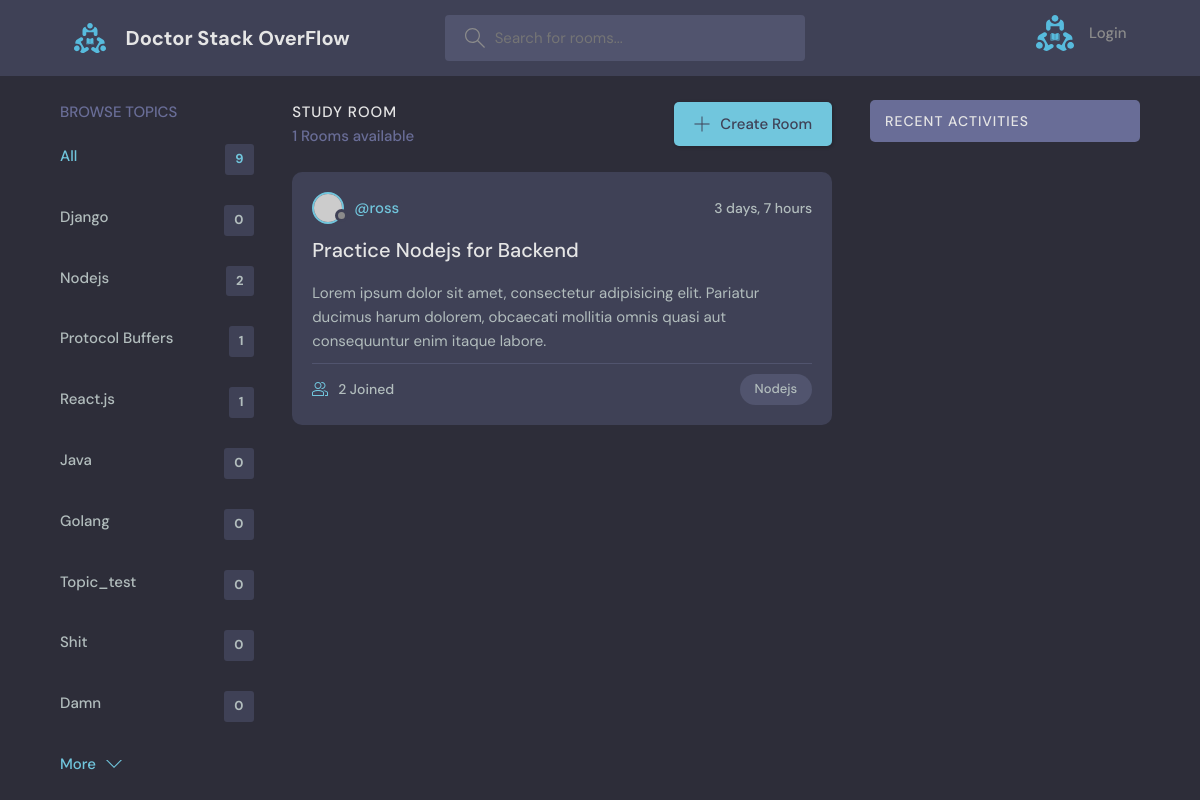
Screenshot of /?q=Java with the database file from the repository.
### base/models.py (models this page shows, shortened)
class Topic(models.Model):
    name = models.CharField(max_length=200)

class Room(models.Model):
    host = models.ForeignKey(User, on_delete=models.SET_NULL, null=True)
    topic = models.ForeignKey(Topic, on_delete=models.SET_NULL, null=True)
    name = models.CharField(max_length=200)
    description = models.TextField(null=True, blank=True)
    participants = models.ManyToManyField(
        User, related_name='participants', blank=True)
    updated_at = models.DateTimeField(auto_now=True)
    created_at = models.DateTimeField(auto_now_add=True)
    class Meta:
        ordering = ['-updated_at', '-created_at']

### base/views.py (the view)
# urls.py: path('', views.home, name='home'),
def home(request):
    q = request.GET.get('q') if request.GET.get('q') != None else ''
    rooms = Room.objects.filter(Q(topic__name__icontains=q) |
                                Q(name__icontains=q) |
                                Q(description__icontains=q)
                                )
    topics = Topic.objects.all()
    count = rooms.count()
    conversations = Message.objects.filter(Q(room__topic__name__icontains=q))
    print(conversations)
    context = {'rooms': rooms, 'topics': topics,
               "count": count, "conversations": conversations}
    return render(request, 'base/home.html', context)

### base/templates/base/home.html (shortened to what this page needs)
{%extends 'main.html' %}
{%block content%}
    <main class="layout layout--3">
      <div class="container">
        {%include 'base/topics_component.html' %}
        <div class="roomList">
          <div class="roomList__header">
            <div>
              <h2>Study Room</h2>
              <p>{{rooms.count}} Rooms available</p>
            </div>
            <a class="btn btn--main" href='{% url 'create-room' %}'>
              <svg version="1.1" xmlns="http://www.w3.org/2000/svg" width="32" height="32" viewBox="0 0 32 32">
                <title>add</title>
                <path
                  d="M16.943 0.943h-1.885v14.115h-14.115v1.885h14.115v14.115h1.885v-14.115h14.115v-1.885h-14.115v-14.115z"
                ></path>
              </svg>
              Create Room
            </a>
          </div>
          {%include 'base/feed_component.html' %}
        </div>
        {%include 'base/activity_component.html' %}
      </div>
    </main>
    {%endblock content%}

### base/templates/base/topics_component.html
<div class="topics">
    <div class="topics__header">
      <h2>Browse Topics</h2>
    </div>
    <ul class="topics__list">
      <li>
        <a href="{%url 'home' %}" class="active">All <span>{{topics.count}}</span></a>
      </li>
      {% for topic in topics%}
      <li>
        <a href="{% url 'home' %}?q={{topic.name}}">{{topic.name}} <span>{{topic.room_set.all.count}}</span></a>
      </li>
      {% endfor %}
    </ul>
    <a class="btn btn--link" href="topics.html">
      More
      <svg version="1.1" xmlns="http://www.w3.org/2000/svg" width="32" height="32" viewBox="0 0 32 32">
        <title>chevron-down</title>
        <path d="M16 21l-13-13h-3l16 16 16-16h-3l-13 13z"></path>
      </svg>
    </a>
  </div>

### base/templates/base/feed_component.html (shortened to what this page needs)
{% for room in rooms%}
<div class="roomListRoom">
    <div class="roomListRoom__header">
      <a href="{% url 'user-profile' room.host.id %}" class="roomListRoom__author">
        <div class="avatar avatar--small">
          <img src="https://randomuser.me/api/portraits/women/11.jpg" />
        </div>
        <span>@{{room.host.username}}</span>
      </a>
      <div class="roomListRoom__actions">
        <span>{{room.created_at|timesince}}</span>
      </div>
    </div>
    <div class="roomListRoom__content">
      <a href="{%url 'room' room.id %}">{{room.name}}</a>
      <p>
        Lorem ipsum dolor sit amet, consectetur adipisicing elit. Pariatur ducimus harum dolorem, obcaecati
        mollitia omnis quasi aut consequuntur enim itaque labore.
      </p>
    </div>
    <div class="roomListRoom__meta">
      <a href="{%url 'room' room.id %}" class="roomListRoom__joined">
        {{room.participants.all.count}} Joined
      </a>
      <p class="roomListRoom__topic">{{room.topic.name}}</p>
    </div>
  </div>
{% endfor %}

### static/styles/style.css (style rules this page uses)
:root { --color-main: #71c6dd; --color-main-light: #e1f6fb; --color-dark: #3f4156; --color-dark-medium: #51546e; --color-dark-light: #696d97; --color-light: #e5e5e5; --color-gray: #8b8b8b; --color-light-gray: #b2bdbd; --color-bg: #2d2d39; --color-success: #5dd693; --color-error: #fc4b0b; }
* { font-family: "DM Sans", -apple-system, BlinkMacSystemFont, "Segoe UI", Roboto, Oxygen, Ubuntu, Cantarell, "Open Sans", "Helvetica Neue", sans-serif; margin: 0; padding: 0; box-sizing: border-box; text-rendering: optimizeLegibility; font-size: inherit; }
html { font-size: 56.25%; }
@media only screen and (min-width: 1200px) { html { font-size: 62.5%; } }
body { line-height: 1.6; font-weight: 400; font-size: 1.5rem; color: var(--color-light-gray); background-color: var(--color-bg); min-height: 100vh; }
img { width: 100%; }
a { display: inline-block; color: var(--color-main); text-decoration: none; }
.container { max-width: 120rem; width: 90%; margin: auto; }
.btn { background-color: transparent; border: none; display: inline-flex; align-items: center; gap: 1rem; cursor: pointer; transition: all ease-in-out 0.3s; padding: 1rem 2rem; border-radius: 5px; box-shadow: 1px 1px 3px 1px rgba(0, 0, 0, 0.15); font-weight: 500; }
.btn--link { border-radius: 0; padding: 0; color: var(--color-main); box-shadow: none; }
.btn--main { background-color: var(--color-main); color: var(--color-dark); }
.btn > svg { fill: currentColor; width: 1.6rem; height: 1.6rem; }
.avatar { position: relative; display: inline-block; border-radius: 50%; border: 2px solid var(--color-main); }
.avatar img { display: block; border-radius: 50%; object-fit: cover; object-position: center; }
.avatar::after { content: ""; display: block; position: absolute; background-color: var(--color-gray); z-index: 111; border-radius: 50%; border: 0.3rem solid var(--color-dark); }
.avatar.avatar--small img { width: 2.8rem; height: 2.8rem; }
.avatar.avatar--small:after { width: 0.7rem; height: 0.7rem; bottom: 0px; right: -6px; }
.layout { margin-top: 2.4rem; }
.layout > .container { display: flex; justify-content: space-between; align-items: flex-start; }
.layout--3 > .container > div:first-child { flex-basis: 18%; max-width: 22.5rem; }
.layout--3 > .container > div:nth-child(2) { flex-basis: 50%; }
.topics__header { margin-bottom: 2rem; }
.topics__header h2 { text-transform: uppercase; font-weight: 500; color: var(--color-dark-light); }
.topics__list { list-style: none; }
.topics__list li a { display: flex; justify-content: space-between; margin-bottom: 3rem; font-weight: 500; color: var(--color-light-gray); transition: all 0.3s ease-in-out; }
.topics__list li a.active, .topics__list li a:hover { color: var(--color-main); }
.topics__list li a span { padding: 0.5rem 1rem; background-color: var(--color-dark); border-radius: 3px; font-size: 1.3rem; font-weight: 700; letter-spacing: 1px; }
.roomList__header { display: flex; justify-content: space-between; align-items: center; margin-bottom: 2.4rem; }
.roomList__header h2 { text-transform: uppercase; font-weight: 500; color: var(--color-light); letter-spacing: 1px; }
.roomList__header p { font-weight: 500; color: var(--color-dark-light); }
.roomListRoom { margin-bottom: 2.4rem; background-color: var(--color-dark); border-radius: 1rem; padding: 2rem; }
.roomListRoom__header { display: flex; justify-content: space-between; align-items: center; }
.roomListRoom__author { font-weight: 500; display: flex; align-items: center; gap: 1rem; }
.roomListRoom__actions { display: flex; align-items: flex-start; gap: 1rem; position: relative; }
.roomListRoom__actions span { font-size: 1.4rem; font-weight: 500; }
.roomListRoom__content { margin: 1rem 0; }
.roomListRoom__content a { font-size: 2rem; font-weight: 500; margin-bottom: 1.5rem; color: var(--color-light); transition: all 0.3s ease-in-out; }
.roomListRoom__meta { border-top: 1px solid var(--color-dark-medium); padding-top: 1rem; display: flex; align-items: center; justify-content: space-between; }
.roomListRoom__joined { color: var(--color-light-gray); display: flex; align-items: center; gap: 1rem; font-size: 1.4rem; font-weight: 500; }
.roomListRoom__joined svg { fill: var(--color-main); width: 1.6rem; height: 1.6rem; }
.roomListRoom__topic { padding: 5px 1.5rem; background-color: var(--color-dark-medium); border-radius: 5rem; font-weight: 500; font-size: 1.3rem; }

### rows the page displays
Topic: name "Django", room_set.all.count "0"
Topic: name "Nodejs", room_set.all.count "2"
Topic: name "Protocol Buffers", room_set.all.count "1"
Topic: name "React.js", room_set.all.count "1"
Topic: name "Java", room_set.all.count "0"
Topic: name "Golang", room_set.all.count "0"
Topic: name "Topic_test", room_set.all.count "0"
Topic: name "Shit", room_set.all.count "0"
Topic: name "Damn", room_set.all.count "0"
Room: host.username "ross", created_at "3 days, 7 hours", name "Practice Nodejs for Backend", participants.all.count "2", topic.name "Nodejs"

### other values shown
{{ topics.count }} "9"
{{ rooms.count }} "1"
